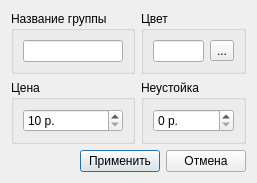
<?xml version="1.0" encoding="UTF-8"?>
<ui version="4.0">
 <class>CPriceDialog</class>
 <widget class="QDialog" name="CPriceDialog">
  <property name="geometry">
   <rect>
    <x>0</x>
    <y>0</y>
    <width>233</width>
    <height>170</height>
   </rect>
  </property>
  <property name="windowTitle">
   <string>Ценовая группа</string>
  </property>
  <layout class="QGridLayout" name="gridLayout_6">
   <item row="0" column="0">
    <layout class="QGridLayout" name="gridLayout_5">
     <item row="0" column="0">
      <widget class="QGroupBox" name="groupBox">
       <property name="sizePolicy">
        <sizepolicy hsizetype="Expanding" vsizetype="Preferred">
         <horstretch>0</horstretch>
         <verstretch>0</verstretch>
        </sizepolicy>
       </property>
       <property name="title">
        <string>Название группы</string>
       </property>
       <layout class="QGridLayout" name="gridLayout">
        <item row="0" column="0">
         <widget class="QLineEdit" name="leName"/>
        </item>
       </layout>
      </widget>
     </item>
     <item row="0" column="1">
      <widget class="QGroupBox" name="groupBox_3">
       <property name="title">
        <string>Цвет</string>
       </property>
       <layout class="QGridLayout" name="gridLayout_3">
        <item row="0" column="0">
         <widget class="QLineEdit" name="leColor">
          <property name="styleSheet">
           <string notr="true"/>
          </property>
          <property name="readOnly">
           <bool>true</bool>
          </property>
         </widget>
        </item>
        <item row="0" column="1">
         <widget class="QToolButton" name="tbnColor">
          <property name="text">
           <string>...</string>
          </property>
         </widget>
        </item>
       </layout>
      </widget>
     </item>
     <item row="1" column="0">
      <widget class="QGroupBox" name="groupBox_2">
       <property name="sizePolicy">
        <sizepolicy hsizetype="Expanding" vsizetype="Preferred">
         <horstretch>0</horstretch>
         <verstretch>0</verstretch>
        </sizepolicy>
       </property>
       <property name="title">
        <string>Цена</string>
       </property>
       <layout class="QGridLayout" name="gridLayout_2">
        <item row="0" column="0">
         <widget class="QSpinBox" name="sbxPrice">
          <property name="suffix">
           <string> р.</string>
          </property>
          <property name="minimum">
           <number>10</number>
          </property>
          <property name="maximum">
           <number>1000000</number>
          </property>
          <property name="singleStep">
           <number>10</number>
          </property>
         </widget>
        </item>
       </layout>
      </widget>
     </item>
     <item row="1" column="1">
      <widget class="QGroupBox" name="groupBox_4">
       <property name="title">
        <string>Неустойка</string>
       </property>
       <layout class="QGridLayout" name="gridLayout_4">
        <item row="0" column="0">
         <widget class="QSpinBox" name="sbxPenalty">
          <property name="suffix">
           <string> р.</string>
          </property>
          <property name="minimum">
           <number>0</number>
          </property>
          <property name="maximum">
           <number>500000</number>
          </property>
          <property name="singleStep">
           <number>10</number>
          </property>
         </widget>
        </item>
       </layout>
      </widget>
     </item>
    </layout>
   </item>
   <item row="1" column="0">
    <spacer name="verticalSpacer">
     <property name="orientation">
      <enum>Qt::Vertical</enum>
     </property>
     <property name="sizeHint" stdset="0">
      <size>
       <width>20</width>
       <height>0</height>
      </size>
     </property>
    </spacer>
   </item>
   <item row="2" column="0">
    <layout class="QHBoxLayout" name="horizontalLayout">
     <item>
      <spacer name="horizontalSpacer">
       <property name="orientation">
        <enum>Qt::Horizontal</enum>
       </property>
       <property name="sizeHint" stdset="0">
        <size>
         <width>40</width>
         <height>20</height>
        </size>
       </property>
      </spacer>
     </item>
     <item>
      <widget class="QPushButton" name="pbnApply">
       <property name="sizePolicy">
        <sizepolicy hsizetype="Fixed" vsizetype="Fixed">
         <horstretch>0</horstretch>
         <verstretch>0</verstretch>
        </sizepolicy>
       </property>
       <property name="text">
        <string>Применить</string>
       </property>
       <property name="icon">
        <iconset resource="../main_res.qrc">
         <normaloff>:/images/apply.png</normaloff>:/images/apply.png</iconset>
       </property>
      </widget>
     </item>
     <item>
      <widget class="QPushButton" name="pbnCancel">
       <property name="sizePolicy">
        <sizepolicy hsizetype="Fixed" vsizetype="Fixed">
         <horstretch>0</horstretch>
         <verstretch>0</verstretch>
        </sizepolicy>
       </property>
       <property name="text">
        <string>Отмена</string>
       </property>
       <property name="icon">
        <iconset resource="../main_res.qrc">
         <normaloff>:/images/cancel.png</normaloff>:/images/cancel.png</iconset>
       </property>
      </widget>
     </item>
    </layout>
   </item>
  </layout>
 </widget>
 <resources>
  <include location="../main_res.qrc"/>
  <include location="../main_res.qrc"/>
 </resources>
 <connections/>
</ui>
